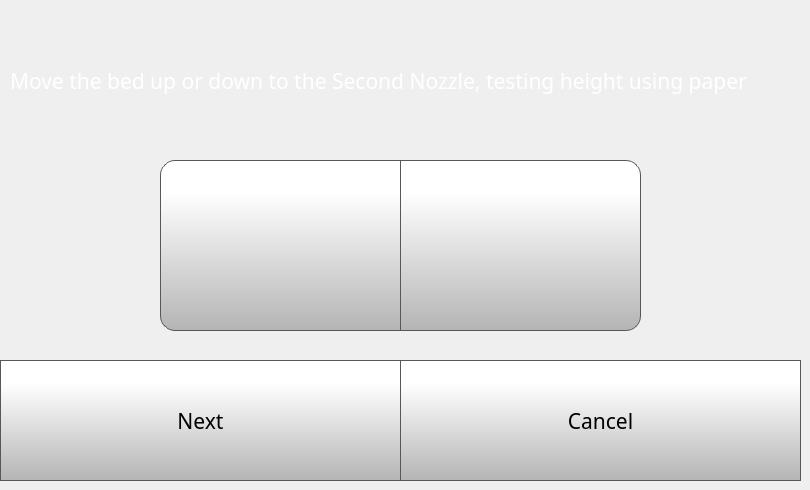
    <widget class="QWidget" name="nozzleHeightStep1Page">
     <widget class="QPushButton" name="nozzleHeightStep1NextButton">
      <property name="geometry">
       <rect>
        <x>0</x>
        <y>360</y>
        <width>401</width>
        <height>121</height>
       </rect>
      </property>
      <property name="font">
       <font>
        <family>Gotham</family>
        <pointsize>16</pointsize>
       </font>
      </property>
      <property name="styleSheet">
       <string notr="true">QPushButton {
     border: 1px solid rgb(87, 87, 87);
	background-color: qlineargradient(spread:pad, x1:0, y1:1, x2:0, y2:0.188, stop:0 rgba(180, 180, 180, 255), stop:1 rgba(255, 255, 255, 255));


}

QPushButton:pressed {
    background-color: qlineargradient(x1: 0, y1: 0, x2: 0, y2: 1,
                                      stop: 0 #dadbde, stop: 1 #f6f7fa);
}

QPushButton:flat {
    border: none; /* no border for a flat push button */
}

QPushButton:default {
    border-color: navy; /* make the default button prominent */
}

QPushButton:focus {
	outline: none;
}</string>
      </property>
      <property name="text">
       <string>Next</string>
      </property>
      <property name="iconSize">
       <size>
        <width>40</width>
        <height>40</height>
       </size>
      </property>
     </widget>
     <widget class="QPushButton" name="nozzleHeightStep1CancelButton">
      <property name="geometry">
       <rect>
        <x>400</x>
        <y>360</y>
        <width>401</width>
        <height>121</height>
       </rect>
      </property>
      <property name="font">
       <font>
        <family>Gotham</family>
        <pointsize>16</pointsize>
       </font>
      </property>
      <property name="styleSheet">
       <string notr="true">QPushButton {
     border: 1px solid rgb(87, 87, 87);
	background-color: qlineargradient(spread:pad, x1:0, y1:1, x2:0, y2:0.188, stop:0 rgba(180, 180, 180, 255), stop:1 rgba(255, 255, 255, 255));


}

QPushButton:pressed {
    background-color: qlineargradient(x1: 0, y1: 0, x2: 0, y2: 1,
                                      stop: 0 #dadbde, stop: 1 #f6f7fa);
}

QPushButton:flat {
    border: none; /* no border for a flat push button */
}

QPushButton:default {
    border-color: navy; /* make the default button prominent */
}

QPushButton:focus {
	outline: none;
}</string>
      </property>
      <property name="text">
       <string>Cancel</string>
      </property>
      <property name="iconSize">
       <size>
        <width>40</width>
        <height>40</height>
       </size>
      </property>
     </widget>
     <widget class="QLabel" name="toolZOffsetLabel">
      <property name="geometry">
       <rect>
        <x>10</x>
        <y>10</y>
        <width>791</width>
        <height>141</height>
       </rect>
      </property>
      <property name="font">
       <font>
        <family>Gotham</family>
        <pointsize>16</pointsize>
        <bold>false</bold>
       </font>
      </property>
      <property name="styleSheet">
       <string notr="true">color: rgb(255, 255, 255);</string>
      </property>
      <property name="text">
       <string>Move the bed up or down to the Second Nozzle, testing height using paper </string>
      </property>
      <property name="wordWrap">
       <bool>true</bool>
      </property>
     </widget>
     <widget class="QPushButton" name="moveZMT1CaliberateButton">
      <property name="geometry">
       <rect>
        <x>400</x>
        <y>160</y>
        <width>241</width>
        <height>171</height>
       </rect>
      </property>
      <property name="minimumSize">
       <size>
        <width>0</width>
        <height>0</height>
       </size>
      </property>
      <property name="font">
       <font>
        <family>Gotham</family>
        <pointsize>16</pointsize>
       </font>
      </property>
      <property name="styleSheet">
       <string notr="true">QPushButton {
     border: 1px solid rgb(87, 87, 87);

	background-color: qlineargradient(spread:pad, x1:0, y1:1, x2:0, y2:0.188, stop:0 rgba(180, 180, 180, 255), stop:1 rgba(255, 255, 255, 255));
	border-bottom-right-radius: 15px;
	border-top-right-radius: 15px;
}

QPushButton:pressed {
    background-color: qlineargradient(x1: 0, y1: 0, x2: 0, y2: 1,
                                      stop: 0 #dadbde, stop: 1 #f6f7fa);
}

QPushButton:flat {
    border: none; /* no border for a flat push button */
}

QPushButton:default {
    border-color: navy; /* make the default button prominent */
}

QPushButton:focus {
	outline: none;
}</string>
      </property>
      <property name="text">
       <string/>
      </property>
      <property name="icon">
       <iconset>
        <normaloff>templates/img/arrows.png</normaloff>templates/img/arrows.png</iconset>
      </property>
      <property name="iconSize">
       <size>
        <width>150</width>
        <height>150</height>
       </size>
      </property>
      <property name="checkable">
       <bool>false</bool>
      </property>
      <property name="autoDefault">
       <bool>false</bool>
      </property>
      <property name="default">
       <bool>false</bool>
      </property>
      <property name="flat">
       <bool>false</bool>
      </property>
     </widget>
     <widget class="QPushButton" name="moveZPT1CaliberateButton">
      <property name="geometry">
       <rect>
        <x>160</x>
        <y>160</y>
        <width>241</width>
        <height>171</height>
       </rect>
      </property>
      <property name="minimumSize">
       <size>
        <width>0</width>
        <height>0</height>
       </size>
      </property>
      <property name="font">
       <font>
        <family>Gotham</family>
        <pointsize>16</pointsize>
       </font>
      </property>
      <property name="styleSheet">
       <string notr="true">QPushButton {
     border: 1px solid rgb(87, 87, 87);

	background-color: qlineargradient(spread:pad, x1:0, y1:1, x2:0, y2:0.188, stop:0 rgba(180, 180, 180, 255), stop:1 rgba(255, 255, 255, 255));
	border-bottom-left-radius: 15px;
	border-top-left-radius: 15px;
}

QPushButton:pressed {
    background-color: qlineargradient(x1: 0, y1: 0, x2: 0, y2: 1,
                                      stop: 0 #dadbde, stop: 1 #f6f7fa);
}

QPushButton:flat {
    border: none; /* no border for a flat push button */
}

QPushButton:default {
    border-color: navy; /* make the default button prominent */
}

QPushButton:focus {
	outline: none;
}</string>
      </property>
      <property name="text">
       <string/>
      </property>
      <property name="icon">
       <iconset>
        <normaloff>templates/img/arrows-5.png</normaloff>templates/img/arrows-5.png</iconset>
      </property>
      <property name="iconSize">
       <size>
        <width>150</width>
        <height>150</height>
       </size>
      </property>
      <property name="checkable">
       <bool>false</bool>
      </property>
      <property name="autoDefault">
       <bool>false</bool>
      </property>
      <property name="default">
       <bool>false</bool>
      </property>
      <property name="flat">
       <bool>false</bool>
      </property>
     </widget>
    </widget>
